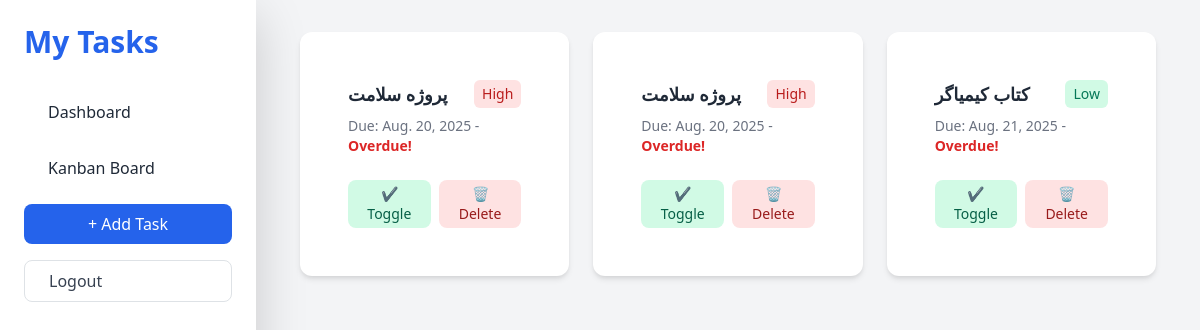
Before: / (signed in) with the older database file.
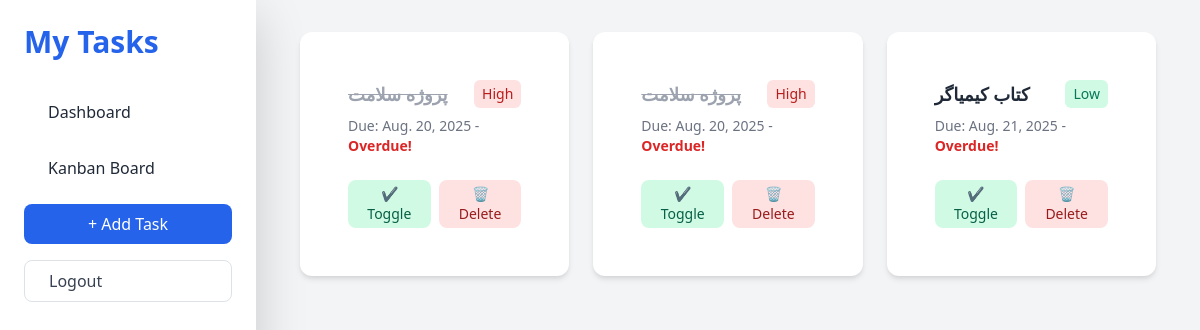
After: the same page with the newer database file.
### tasks/models.py (models this page shows, shortened)
class Task(models.Model):
    user = models.ForeignKey(User, on_delete=models.CASCADE)
    category = models.ForeignKey(Category, on_delete=models.SET_NULL, null=True, blank=True)
    title = models.CharField(max_length=200)
    description = models.TextField(blank=True, null=True)
    completed = models.BooleanField(default=False)
    due_date = models.DateField(null=True, blank=True)
    priority = models.CharField(max_length=10, choices=[
        ("low", "Low"),
        ("medium", "Medium"),
        ("high", "High"),
    ], default="medium")
    created_at = models.DateTimeField(auto_now_add=True)

### tasks/views.py (the view)
# urls.py: path("", task_list, name="task_list"),
@login_required
def task_list(request):
    sort = request.GET.get('sort', 'due_date')
    direction = request.GET.get('dir', 'asc')
    order = sort if direction == 'asc' else f"-{sort}"
    tasks = Task.objects.filter(user=request.user).order_by(order)
    for task in tasks:
        if task.due_date:
            delta = task.due_date - timezone.now().date()
            task.days_left = delta.days
        else:
            task.days_left = None
    return render(request, "tasks/task_list.html", {"tasks": tasks, "sort": sort, "dir": direction})

### tasks/templates/tasks/task_list.html
{% extends "base.html" %}
{% block content %}
<div class="flex min-h-screen bg-gray-100 font-sans">
  <aside class="w-64 bg-white shadow-lg flex flex-col p-6">
    <h2 class="text-3xl font-extrabold text-blue-600 mb-8"><a href="{% url 'task_list' %}">My Tasks</a> </h2>
     <nav class="flex flex-col gap-3">
      <a href="{% url 'dashboard' %}" class="px-4 py-2 rounded-lg hover:bg-blue-100 hover:text-blue-700 transition-colors">Dashboard</a>
      <a href="{% url 'kanban_board' %}" class="px-4 py-2 rounded-lg hover:bg-yellow-100 hover:text-yellow-700 transition-colors">Kanban Board</a>
      <a href="{% url 'task_create' %}" class="px-4 py-2 rounded-lg bg-blue-600 text-white text-center hover:bg-blue-700 transition-colors">+ Add Task</a>
      <a href="{% url 'logout' %}" class="px-4 py-2 rounded-lg border border-gray-300 text-gray-700 hover:bg-gray-200 transition-colors">Logout</a>
    </nav>
  </aside>
  <main class="flex-1 p-8">
    <div class="container mx-auto">
      {% if tasks %}
      <div class="grid grid-cols-1 sm:grid-cols-2 lg:grid-cols-3 gap-6">
        {% for task in tasks %}
        <div class="bg-white p-5 rounded-xl shadow-md hover:shadow-xl transition-transform transform hover:-translate-y-2 hover:scale-105">
          <div class="flex justify-between items-start mb-2">
            <h3 class="text-lg font-semibold {% if task.completed %}line-through text-gray-400{% endif %}">{{ task.title }}</h3>
            <span class="px-2 py-1 text-sm font-medium rounded
              {% if task.priority == 'high' %}bg-red-100 text-red-700{% elif task.priority == 'medium' %}bg-yellow-100 text-yellow-700{% else %}bg-green-100 text-green-700{% endif %}">
              {{ task.priority|capfirst }}
            </span>
          </div>
          {% if task.due_date %}
          <p class="text-sm text-gray-500 mt-1">
            Due: <span class="font-medium">{{ task.due_date }}</span> -
            {% if task.days_left > 0 %}
              <span class="text-blue-600 font-semibold">{{ task.days_left }} days left</span>
            {% elif task.days_left == 0 %}
              <span class="text-orange-600 font-semibold">Today</span>
            {% else %}
              <span class="text-red-600 font-semibold">Overdue!</span>
            {% endif %}
          </p>
          {% endif %}
          <div class="mt-4 flex gap-2">
            <a href="{% url 'task_toggle' task.id %}" class="flex-1 text-center px-3 py-1 bg-green-100 text-green-800 rounded-lg hover:bg-green-200 transition font-medium text-sm">✔ Toggle</a>
            <a href="{% url 'task_delete' task.id %}" class="flex-1 text-center px-3 py-1 bg-red-100 text-red-800 rounded-lg hover:bg-red-200 transition font-medium text-sm">🗑 Delete</a>
          </div>
        </div>
        {% endfor %}
      </div>
      {% else %}
      <div class="text-center text-gray-400 mt-32 text-lg">
        🚀 No tasks yet! Start by adding one.
      </div>
      {% endif %}
    </div>
  </main>
</div>
{% endblock %}

### templates/base.html (shortened to what this page needs)
<!DOCTYPE html>
<html lang="fa">
<head>
    <link href="https://cdn.jsdelivr.net/npm/bootstrap@5.3.2/dist/css/bootstrap.min.css" rel="stylesheet">
    <link href="https://cdn.jsdelivr.net/npm/tailwindcss@2.2.19/dist/tailwind.min.css" rel="stylesheet">
    <link href="https://cdn.jsdelivr.net/npm/bootstrap-icons@1.10.5/font/bootstrap-icons.css" rel="stylesheet">
</head>
<body class="bg-gray-100 text-gray-800">
    <div class="flex min-h-screen">
        <main class="flex-1">
            {% block content %}{% endblock %}
        </main>
    </div>
</body>
</html>

Changed rows visible on the page:
changed Task (number 1 of 3 on the later page): completed False → True (drawn)
changed Task (number 2 of 3 on the later page): completed False → True (drawn)
